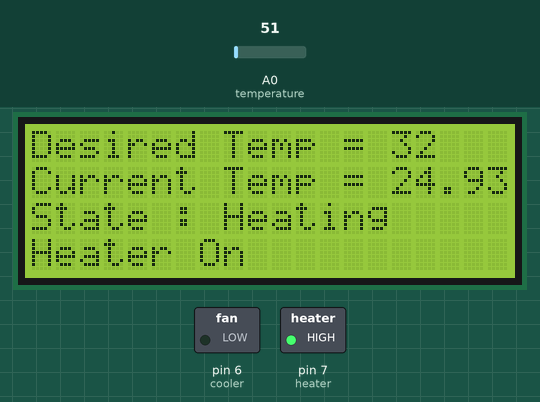
A sketch run on a simulated Arduino Uno, built with avr-gcc and run on an emulated ATmega328P. Shown: 20×4 character LCD, switched loads named in the sketch (green lamp = pin HIGH). Inputs (shaded band) come from the test bench; at power-on: A0 (temperature) = 51.

Above: at 2.2 s.
2.3 s: A0 (temperature) set to 60
At 3.9 s:
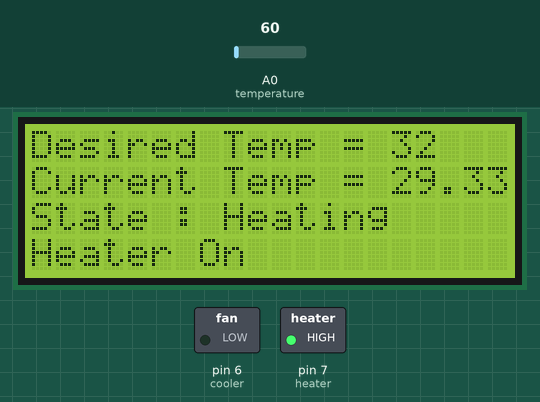
6.4 s: A0 (temperature) set to 72
At 7.8 s:
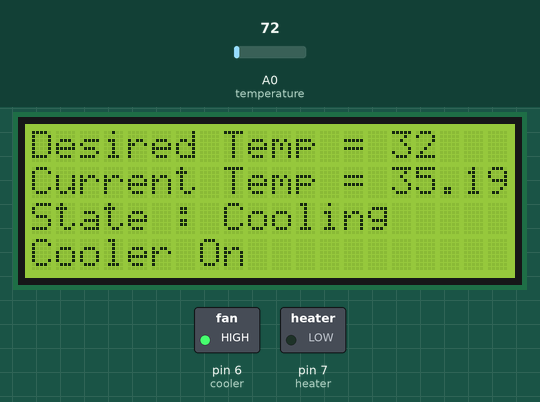
10.5 s: A0 (temperature) set to 61
At 11.9 s:
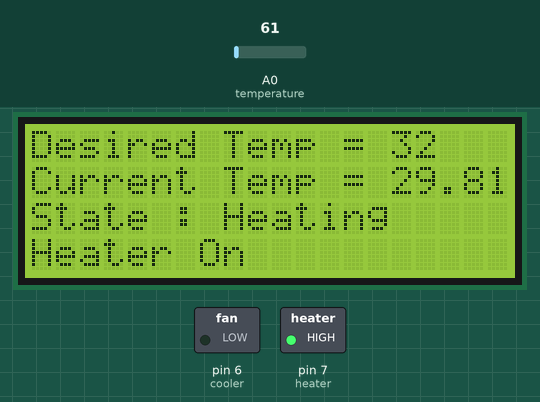
Timing chart, 0 to 13.5 s (numbered marks = the images above; inputs shaded):
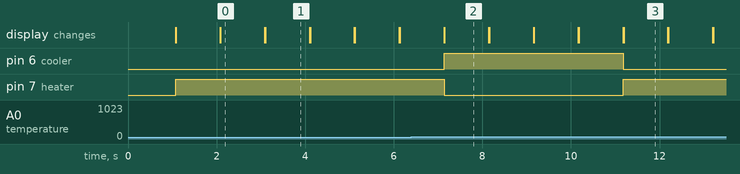

Measured:
- the behaviour switches between 65 and 66 on A0 (temperature) (found by bisection; images 1 and 2)
- after the input at 2.3 s, the display: first differs from a run without the input after 0.80 s (image 1)
- after the input at 6.4 s, pin 6 (cooler): LOW → HIGH after 0.74 s; pin 7 (heater): HIGH → LOW after 0.74 s; the display: first differs from a run without the input after 0.74 s (image 2)
- after the input at 10.5 s, pin 6 (cooler): HIGH → LOW after 0.68 s; pin 7 (heater): LOW → HIGH after 0.68 s; the display: first differs from a run without the input after 0.69 s (image 3)
- what the display in image 1 shows lasts 1.0 s, from 3.1 s to 4.1 s

The sketch:

Control_logic.ino
```cpp
#include <LiquidCrystal.h>
const int temperature = A0;

int cooler = 6;
int heater = 7;
float temp;
LiquidCrystal lcd(8,9,10,11,12,13);
void setup() {
  // put your setup code here, to run once:
  lcd.begin(20,4);

  pinMode(temperature, INPUT);
  pinMode(cooler, OUTPUT);
  pinMode(heater, OUTPUT);
  lcd.print("Controller");
  lcd.print("Started");
  delay(1000);
  lcd.clear();
}

void loop() {
  // put your main code here, to run repeatedly:
temp = analogRead(temperature);
temp = (temp*5000)/1023;
temp = temp/10;

lcd.print("Desired Temp = 32");

lcd.setCursor(0,1);
lcd.print("Current Temp = ");
lcd.print(temp);

if(temp>32)
{
  digitalWrite(cooler,HIGH);
  digitalWrite(heater,LOW);
  lcd.setCursor(0,2);
  lcd.print("State : Cooling");
  lcd.setCursor(0,3);
  lcd.print("Cooler On");
}
if(temp<32)
{
  digitalWrite(heater,HIGH);
  digitalWrite(cooler,LOW);
  lcd.setCursor(0,2);
  lcd.print("State : Heating");
  lcd.setCursor(0,3);
  lcd.print("Heater On");
}
if(temp == 32)
{
  digitalWrite(heater,LOW);
  digitalWrite(cooler,LOW);
  lcd.setCursor(0,2);
  lcd.print("State : Normal");
  lcd.setCursor(0,3);
  lcd.print("No Operation");
}
delay(1000);
lcd.clear();
}
```
